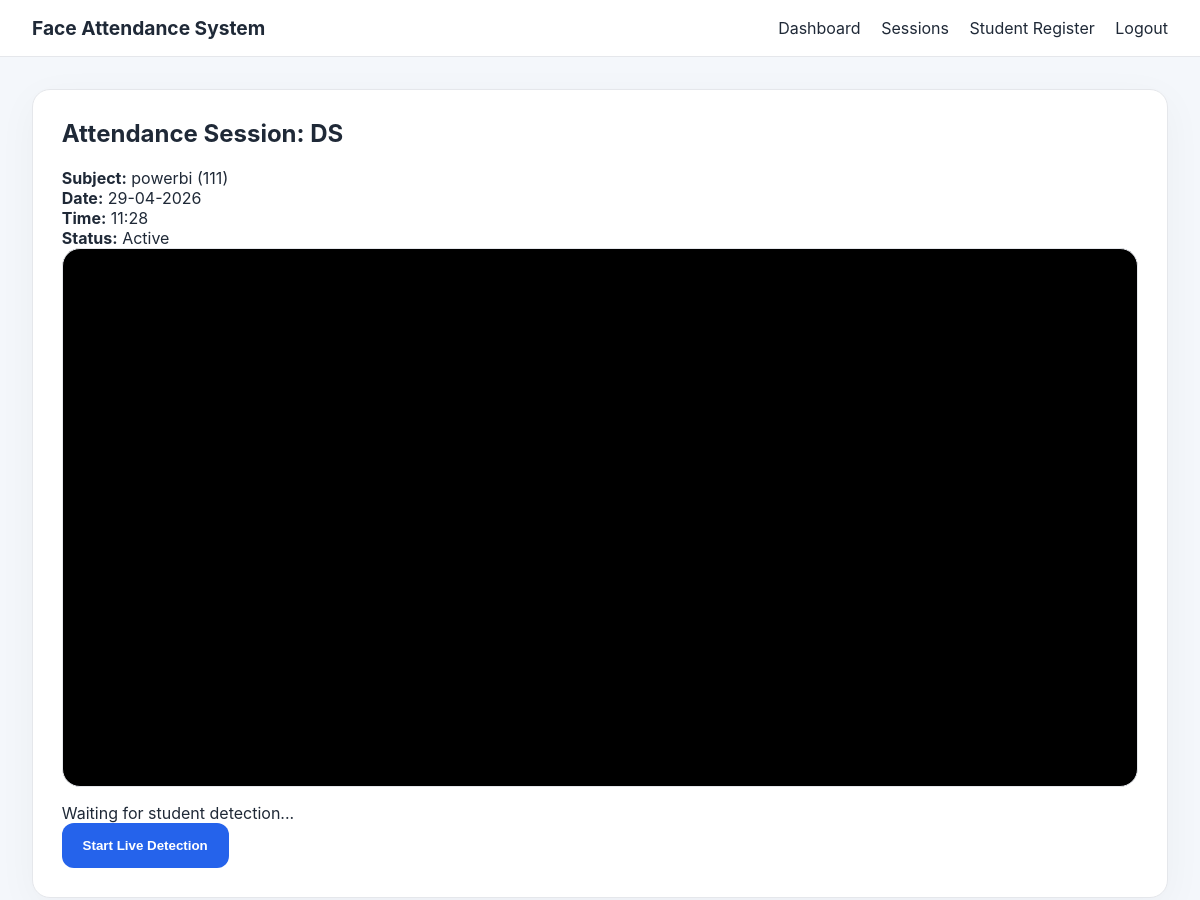
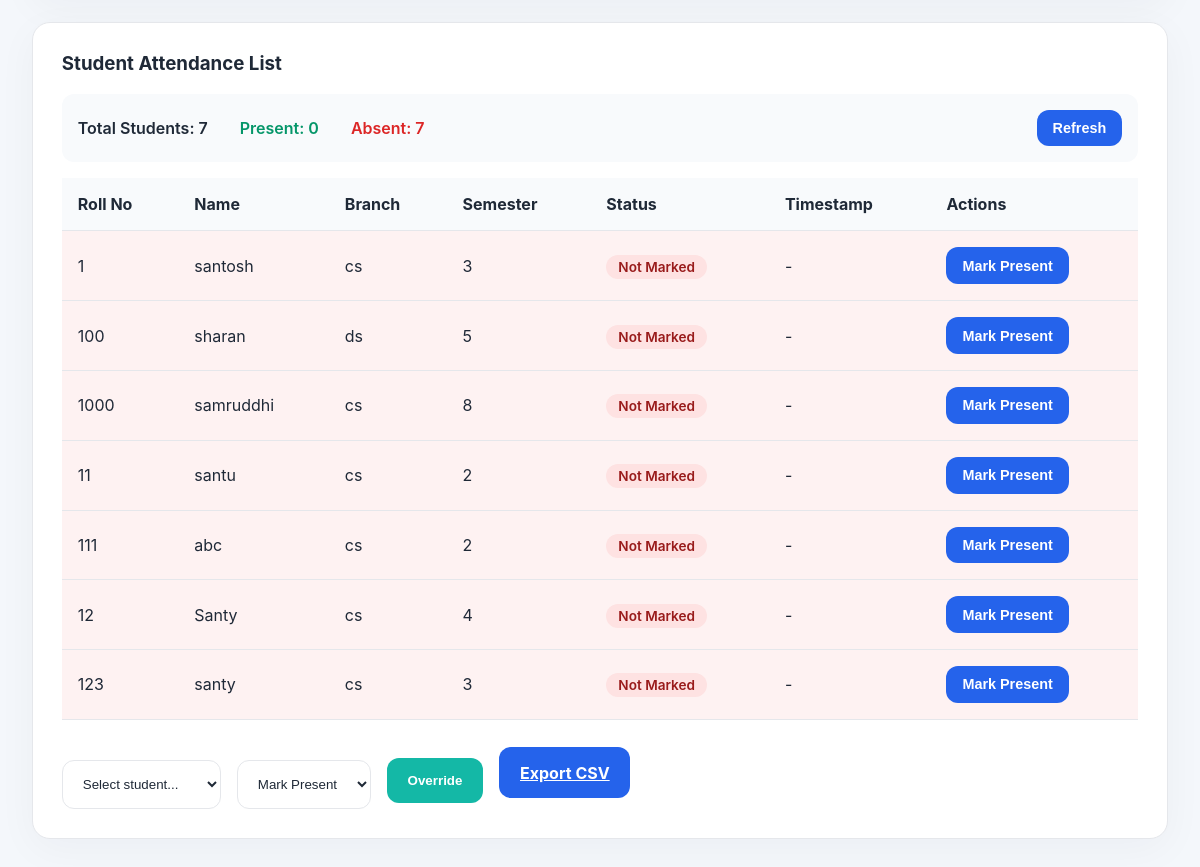
The app's page /admin/session/2 (signed in) with its own data (2 pictures, top to bottom).
### tables this page shows
CREATE TABLE subjects(
        id INTEGER PRIMARY KEY,
        name TEXT,
        code TEXT
    );

CREATE TABLE students(
        id INTEGER PRIMARY KEY,
        name TEXT,
        roll_no TEXT,
        branch TEXT,
        semester TEXT,
        photo_count INTEGER DEFAULT 0
    , password TEXT);

### app.py (the view)
@app.route('/admin/session/<int:session_id>')
def attendance_session(session_id):
    if not session.get('admin_user'):
        return redirect(url_for('login'))
    session_info = query_db('SELECT s.*, subj.name as subject_name, subj.code as subject_code FROM sessions s LEFT JOIN subjects subj ON s.subject_id=subj.id WHERE s.id=?', (session_id,), one=True)
    students_with_attendance = query_db('''
        SELECT s.id, s.name, s.roll_no, s.branch, s.semester,
               a.status, a.timestamp,
               CASE WHEN a.status IS NOT NULL THEN 1 ELSE 0 END as has_attendance
        FROM students s
        LEFT JOIN attendance a ON s.id = a.student_id AND a.session_id = ?
        ORDER BY s.roll_no
    ''', (session_id,))
    return render_template('attendance_session.html', session_info=session_info, students=students_with_attendance)

### app.py (called while the page is built)
def get_db_connection():
    conn = sqlite3.connect(DATABASE_PATH)
    conn.row_factory = sqlite3.Row
    return conn

def query_db(query, args=(), one=False):
    conn = get_db_connection()
    cursor = conn.execute(query, args)
    rows = cursor.fetchall()
    conn.close()
    return rows[0] if one and rows else rows

### templates/attendance_session.html (shortened to what this page needs)
{% extends 'base.html' %}
{% block content %}
<div class="card wide-card" data-session-id="{{ session_info.id }}">
    <h2>Attendance Session: {{ session_info.title }}</h2>
    <div class="session-summary">
        <div><strong>Subject:</strong> {{ session_info.subject_name }} ({{ session_info.subject_code }})</div>
        <div><strong>Date:</strong> {{ session_info.date }}</div>
        <div><strong>Time:</strong> {{ session_info.time }}</div>
        <div><strong>Status:</strong> {{ 'Active' if session_info.active else 'Inactive' }}</div>
    </div>
    <div class="video-panel">
        <video id="attendVideo" autoplay muted></video>
        <div class="attendance-status">
            <div id="detectedStudent">Waiting for student detection...</div>
            <div><button id="startStream" class="button">Start Live Detection</button></div>
        </div>
    </div>
</div>
<div class="card">
    <h3>Student Attendance List</h3>
    <div class="attendance-summary">
        <div class="summary-stats">
            <span class="stat-item">Total Students: {{ students|length }}</span>
            <span class="stat-item present-count">Present: {{ students|selectattr('status')|list|length }}</span>
            <span class="stat-item absent-count">Absent: {{ students|rejectattr('status')|list|length }}</span>
        </div>
        <button id="refreshBtn" class="button small">Refresh</button>
    </div>
    <table id="attendanceTable">
        <thead>
            <tr>
                <th>Roll No</th>
                <th>Name</th>
                <th>Branch</th>
                <th>Semester</th>
                <th>Status</th>
                <th>Timestamp</th>
                <th>Actions</th>
            </tr>
        </thead>
        <tbody>
            {% for student in students %}
            <tr data-student-id="{{ student.id }}" class="student-row {{ 'present-row' if student.status == 'Present' else 'absent-row' }}">
                <td>{{ student.roll_no }}</td>
                <td>{{ student.name }}</td>
                <td>{{ student.branch }}</td>
                <td>{{ student.semester }}</td>
                <td>
                    <span class="status-badge {{ 'status-present' if student.status == 'Present' else 'status-absent' }}">
                        {{ student.status if student.status else 'Not Marked' }}
                    </span>
                </td>
                <td>{{ student.timestamp if student.timestamp else '-' }}</td>
                <td>
                    {% if not student.status %}
                    <button class="button small override-btn" data-student-name="{{ student.name }}" data-student-id="{{ student.id }}">Mark Present</button>
                    {% endif %}
                </td>
            </tr>
            {% endfor %}
        </tbody>
    </table>
    <div class="session-actions">
        <form method="post" action="{{ url_for('session_override', session_id=session_info.id) }}" class="inline-form" id="overrideForm">
            <select name="student_id" id="overrideStudentId">
                <option value="">Select student...</option>
            </select>
            <select name="action">
                <option value="present">Mark Present</option>
            </select>
            <button type="submit" class="button secondary">Override</button>
        </form>
        <a class="button" href="{{ url_for('export_session', session_id=session_info.id) }}">Export CSV</a>
    </div>
</div>
{% endblock %}

### static/styles.css (style rules this page uses)
:root { --bg: #f4f7fb; --card: #ffffff; --text: #1f2937; --muted: #6b7280; --primary: #2563eb; --accent: #14b8a6; --danger: #ef4444; --border: #e5e7eb; }
* { box-sizing: border-box; }
body { margin: 0; font-family: Inter, system-ui, -apple-system, BlinkMacSystemFont, "Segoe UI", sans-serif; background: var(--bg); color: var(--text); }
.card { background: var(--card); border: 1px solid var(--border); border-radius: 18px; padding: 1.8rem; margin-bottom: 1.5rem; box-shadow: 0 10px 40px rgba(15, 23, 42, 0.04); }
.wide-card { width: 100%; }
.login-card, .card h2, .card h3 { margin-top: 0; }
input, select { width: 100%; padding: 0.95rem 1rem; border: 1px solid var(--border); border-radius: 12px; margin-top: 0.5rem; background: #fff; color: var(--text); }
button, .button { border: none; background: var(--primary); color: white; padding: 0.95rem 1.3rem; border-radius: 12px; cursor: pointer; font-weight: 700; transition: transform 0.15s ease, background 0.15s ease; }
.button.secondary { background: var(--accent); }
.button.small { padding: 0.65rem 1rem; font-size: 0.9rem; }
.video-panel { display: grid; gap: 1rem; }
video { width: 100%; height: auto; border-radius: 18px; border: 1px solid var(--border); background: #000; }
.capture-controls, .session-actions, .inline-form { display: flex; align-items: center; gap: 1rem; flex-wrap: wrap; margin-top: 1rem; }
table { width: 100%; border-collapse: collapse; margin-top: 1rem; }
table th, table td { padding: 1rem; border-bottom: 1px solid var(--border); text-align: left; }
table th { background: #f8fafc; }
.inline-form select, .inline-form button { width: auto; }

### templates/attendance_session.html (style rules this page uses)
.attendance-summary { display: flex; justify-content: space-between; align-items: center; margin-bottom: 1rem; padding: 1rem; background: #f8fafc; border-radius: 12px; }
.summary-stats { display: flex; gap: 2rem; }
.stat-item { font-weight: 600; }
.present-count { color: #059669; }
.absent-count { color: #dc2626; }
.student-row.absent-row { background: #fef2f2; }
.status-badge { padding: 0.25rem 0.75rem; border-radius: 12px; font-size: 0.85rem; font-weight: 600; }
.status-absent { background: #fee2e2; color: #991b1b; }

### records on screen
subjects: subject_name "powerbi", subject_code "111"
students: roll_no "1", name "santosh", branch "cs", semester "3", status "Not Marked", timestamp "-"
students: roll_no "100", name "sharan", branch "ds", semester "5", status "Not Marked", timestamp "-"
students: roll_no "1000", name "samruddhi", branch "cs", semester "8", status "Not Marked", timestamp "-"
students: roll_no "11", name "santu", branch "cs", semester "2", status "Not Marked", timestamp "-"
students: roll_no "111", name "abc", branch "cs", semester "2", status "Not Marked", timestamp "-"
students: roll_no "12", name "Santy", branch "cs", semester "4", status "Not Marked", timestamp "-"
students: roll_no "123", name "santy", branch "cs", semester "3", status "Not Marked", timestamp "-"

### other values on screen
{{ session_info.title }} "DS"
{{ session_info.date }} "29-04-2026"
{{ session_info.time }} "11:28"
{{ 'Active' if session_info.active else 'Inactive' }} "Active"
{{ students|length }} "7"
{{ students|selectattr('status')|list|length }} "0"
{{ students|rejectattr('status')|list|length }} "7"
